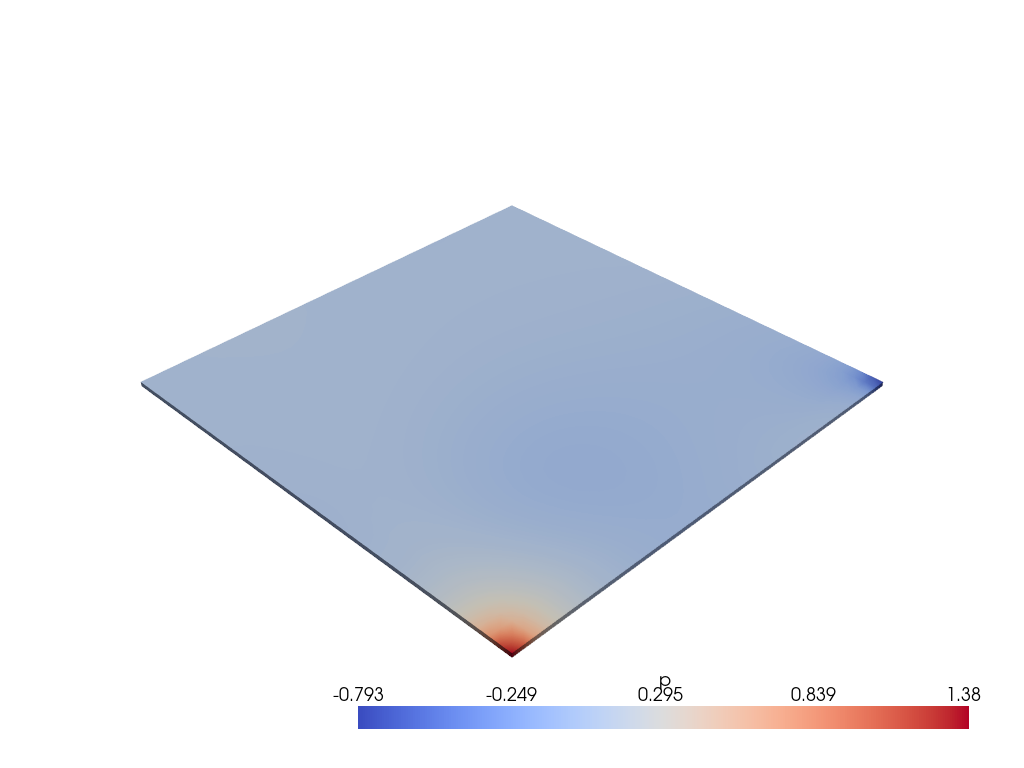

Here is the Python script that generated this plot:
import os
import sys

# Force headless rendering early
os.environ.setdefault('PYVISTA_OFF_SCREEN', 'true')

import pyvista as pv

try:
    pv.OFF_SCREEN = True
except Exception:
    pass

try:
    pv.start_xvfb()
except Exception:
    # start_xvfb is optional and may be unavailable
    pass

foam_path = os.path.abspath('run2.foam')
out_png = os.path.abspath('visualization.png')

reader = pv.OpenFOAMReader(foam_path)
# Many OpenFOAM readers expose available times; use the last one when present
try:
    reader.set_active_time_value(reader.time_values[-1])
except Exception:
    pass

data = reader.read()

# data can be a MultiBlock; merge to a single mesh for robust plotting
mesh = data
try:
    if hasattr(data, 'combine'):
        mesh = data.combine()
except Exception:
    # fallback: try first block
    try:
        mesh = data[0]
    except Exception:
        mesh = data

# Determine a scalar to plot
scalar_name = None
preferred = 'p'

# Try point data first then cell data
try:
    if preferred in getattr(mesh, 'point_data', {}):
        scalar_name = preferred
    elif preferred in getattr(mesh, 'cell_data', {}):
        scalar_name = preferred
except Exception:
    pass

if scalar_name is None:
    # pick any available scalar
    try:
        keys = list(getattr(mesh, 'point_data', {}).keys())
        scalar_name = keys[0] if keys else None
    except Exception:
        scalar_name = None

if scalar_name is None:
    try:
        keys = list(getattr(mesh, 'cell_data', {}).keys())
        scalar_name = keys[0] if keys else None
    except Exception:
        scalar_name = None

plotter = pv.Plotter(off_screen=True)
plotter.set_background('white')

if scalar_name is not None:
    plotter.add_mesh(mesh, scalars=scalar_name, cmap='coolwarm', show_scalar_bar=True)
else:
    plotter.add_mesh(mesh, color='lightgray')

plotter.view_isometric()
plotter.show(auto_close=False)
plotter.screenshot(out_png)
plotter.close()

print('Wrote', out_png)
